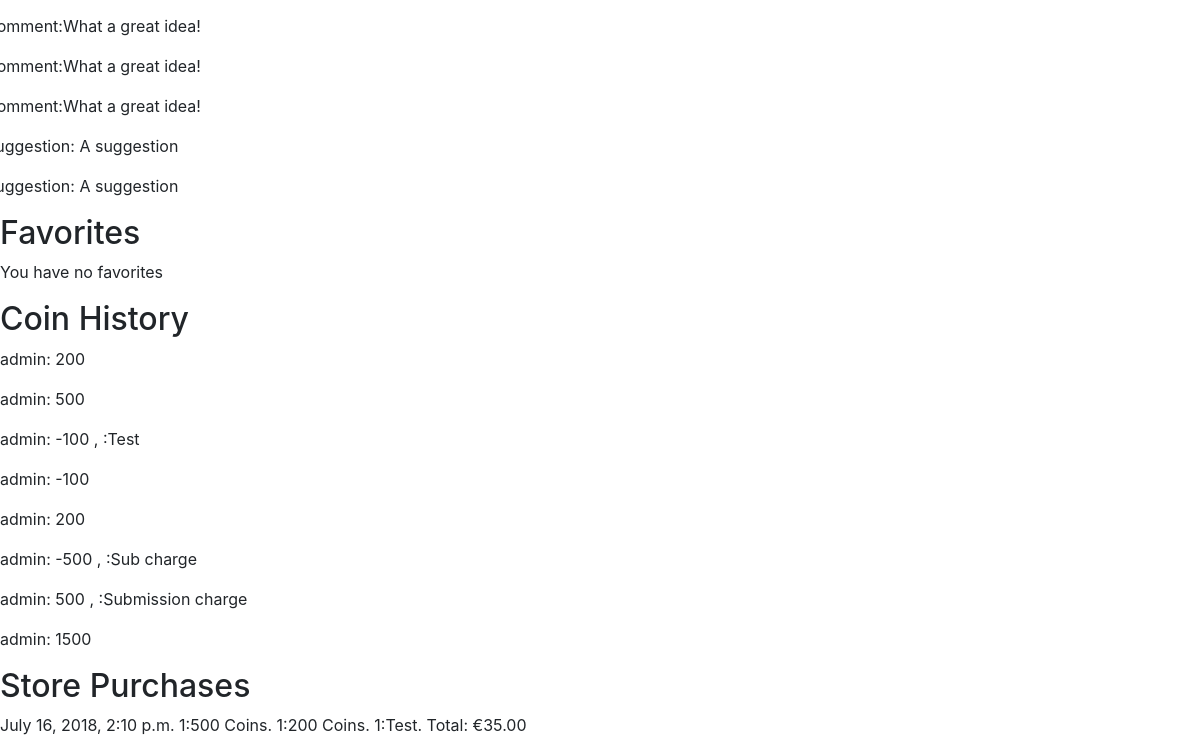
Page /user/1 (signed in, lower part) on the earlier database version.
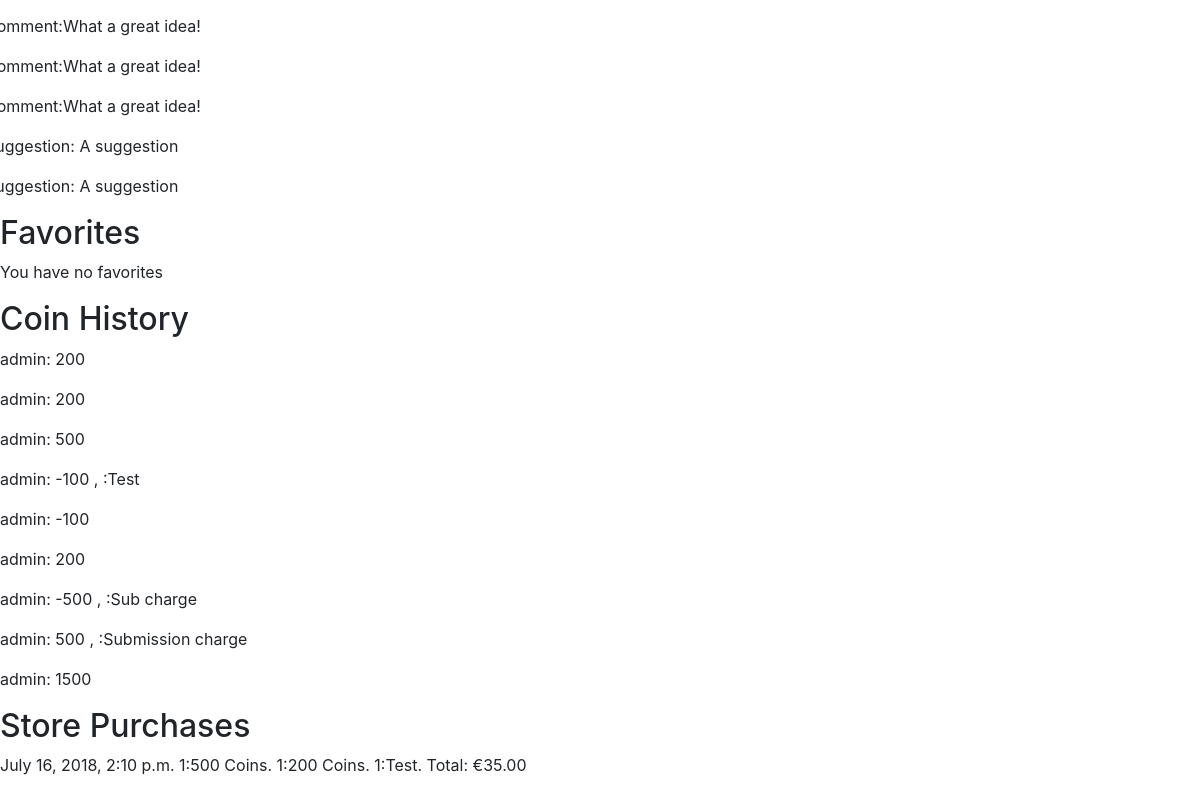
Same page on the later database version.
### usersuggestions/models.py (models this page shows, shortened)
class Upvote(models.Model):
    user = models.ForeignKey(User, null=False, on_delete=models.PROTECT)
    suggestion = models.ForeignKey(Suggestion, null=True, on_delete=models.CASCADE)
    comment = models.ForeignKey(Comment, null=True, on_delete=models.CASCADE)
    date_time = models.DateTimeField(auto_now_add=True)

class Comment(models.Model):
    user = models.ForeignKey(User, null=False, on_delete=models.PROTECT)
    suggestion = models.ForeignKey(Suggestion, null=False, on_delete=models.CASCADE)
    admin_page_comment= models.BooleanField(blank=False, default=False)
    comment = RichTextUploadingField()
    date_time = models.DateTimeField(auto_now_add=True)

class Suggestion(models.Model):
    suggestion_choices = ((True, 'Feature'), (False, 'Bug Fix'))
    is_feature = models.BooleanField(blank=False, default=False, choices=suggestion_choices)
    user = models.ForeignKey(User, null=False, on_delete=models.PROTECT)
    title = models.CharField(max_length=200, blank=False)
    details = RichTextUploadingField()
    date_time = models.DateTimeField(auto_now_add=True)
    delay_submission = models.BooleanField(null=False, blank=True, default=False)

### market/models.py (models this page shows, shortened)
class UserCoinHistory(models.Model):
    transaction_choices = (((1,'submission'),(2,'upvote'), (3, 'referral'),
    (4, 'store purchase')))
    user = models.ForeignKey(User, null=False, on_delete=models.PROTECT)
    coins_change = models.IntegerField(null=False)
    date_time = models.DateTimeField(auto_now_add=True)
    suggestion = models.ForeignKey(Suggestion, null=True, on_delete=models.CASCADE)
    transaction =   models.PositiveSmallIntegerField(choices=transaction_choices, blank=True, null=True)
    def __str__(self):
        return "{0}: {1}".format(self.user, self.coins_change)

class Order(models.Model):
    user = models.ForeignKey(User, null=False, on_delete=models.PROTECT)
    date_time = models.DateTimeField(auto_now_add=True)
    delivery_address = models.ForeignKey(Delivery, null=True, on_delete=models.PROTECT)

class OrderItem(models.Model):
    order = models.ForeignKey(Order, null=False, on_delete=models.CASCADE)
    item = models.ForeignKey(StoreItem, null=False, on_delete=models.PROTECT)
    quantity = models.PositiveIntegerField(null=False)
    total_purchase_price = models.DecimalField(max_digits=8, decimal_places=2)

class StoreItem(models.Model):
    name = models.CharField(max_length=200, default="")
    description= models.TextField()
    price = models.DecimalField(max_digits=8, decimal_places=2)
    image = models.ImageField(upload_to='images')
    delivery_required = models.BooleanField(blank=False)
    is_coins = models.BooleanField(blank=False, default=False)
    coins_amount = models.PositiveIntegerField(blank=True, null=True)
    def __str__(self):
        return self.name

### accounts/models.py (models this page shows)
class User(AbstractUser):
    USERNAME_FIELD = "email"
    email = models.EmailField(('email address'), blank=False, unique=True)
    REQUIRED_FIELDS = []
    def __str__(self):
        return self.username

### usersuggestions/views.py (the view)
# urls.py: url(r'^user/(?P<user_id>\d+)$', render_userpage, name='userpage'),
@login_required()
def render_userpage(request, user_id):
    user = get_object_or_404(User, id=user_id)
    if request.user == user:
        values = get_userpage_values(user)
        return render(request, "userpage.html", {"user": user, "favorites": values["favorites"],
            "votes": values["votes"], "purchases": values["purchases"],
            "coin_history": values["coin_history"], "suggestions" : values["suggestions"]
        })
    else:
        return redirect("home")

### market/cart.py (called while the page is built)
    def __len__(self):
        return sum(item['quantity'] for item in self.cart.values())

### market/contexts.py (called while the page is built)
def cart(request):
    return {'cart': Cart(request)}

### usersuggestions/helpers.py (called while the page is built)
def get_userpage_values(user):
    favorites = UserFavorites.objects.filter(user=user)
    votes =  Upvote.objects.filter(user=user).order_by("-date_time")
    purchases = Order.objects.filter(user=user).order_by("-date_time")
    coin_history = UserCoinHistory.objects.filter(user=user).order_by("-date_time")
    suggestions = Suggestion.objects.filter(user=user).order_by("-date_time")
    for purchase in purchases:
        purchase.items = OrderItem.objects.filter(order=purchase)
        purchase.total_cost = 0
        for item in purchase.items:
            purchase.total_cost += item.total_purchase_price
    values_dictionary = {"favorites": favorites, "purchases": purchases,
        "coin_history": coin_history, "votes": votes, "suggestions": suggestions
    }
    return values_dictionary

### usersuggestions/templates/userpage.html (shortened to what this page needs)
{% extends 'base.html' %}
{% block content %}
{% if votes|length == 0 %}
<p>You have not cast any votes</p>
{% else %}
{% for vote in votes %}
<div class="row">
{% if vote.suggestion %}
<p>Suggestion: {{ vote.suggestion.title }}</p>
{% else %}
<p>Comment: {{  vote.comment.comment|safe }}</p>
{% endif %}
</div>
{% endfor %}
{% endif %}
<h2>Favorites</h2>
{% if favorites|length == 0 %}
<p>You have no favorites</p>
{% else %}
{% for favorite in favorites %}
{{ favorite.suggestion.title }}
{% endfor %}
{% endif %}
<h2>Coin History</h2>
{% if coin_history|length == 0 %}
<p>You have no coin transaction</p>
{% else %}
{% for entry in coin_history %}
<p>{{ entry }}
{% if entry.suggestion %}
,{{ entry.get_charge_display }}
:{{ entry.suggestion.title }}
{% endif %}
</p>
{% endfor %}
{% endif %}
<h2>Store Purchases</h2>
{% if purchases|length == 0 %}
<p>You have made no purchases at our store</p>
{% else %}
{% for purchase in purchases %}
<p>{{ purchase.date_time }}
{% for item in purchase.items %}
{{ item.quantity }}:{{ item.item }}.
{% endfor %}
Total: €{{ purchase.total_cost }}
</p>
{% endfor %}
{% endif %}
{% endblock %}

Differences in the rows shown:
added UserCoinHistory: user+coins_change "admin: 200"
